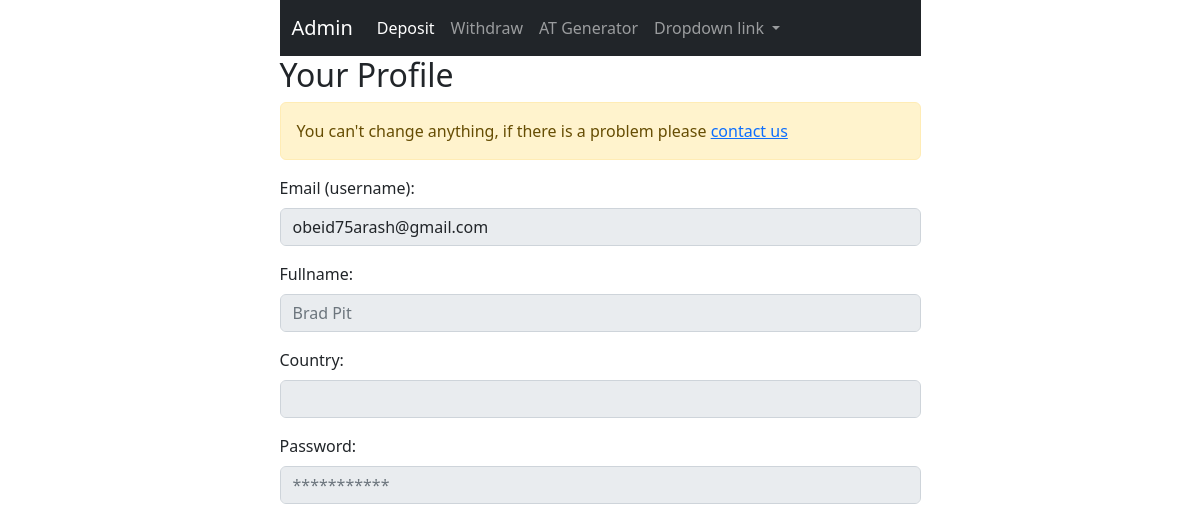
Before: /profile (signed in) with the older database file.
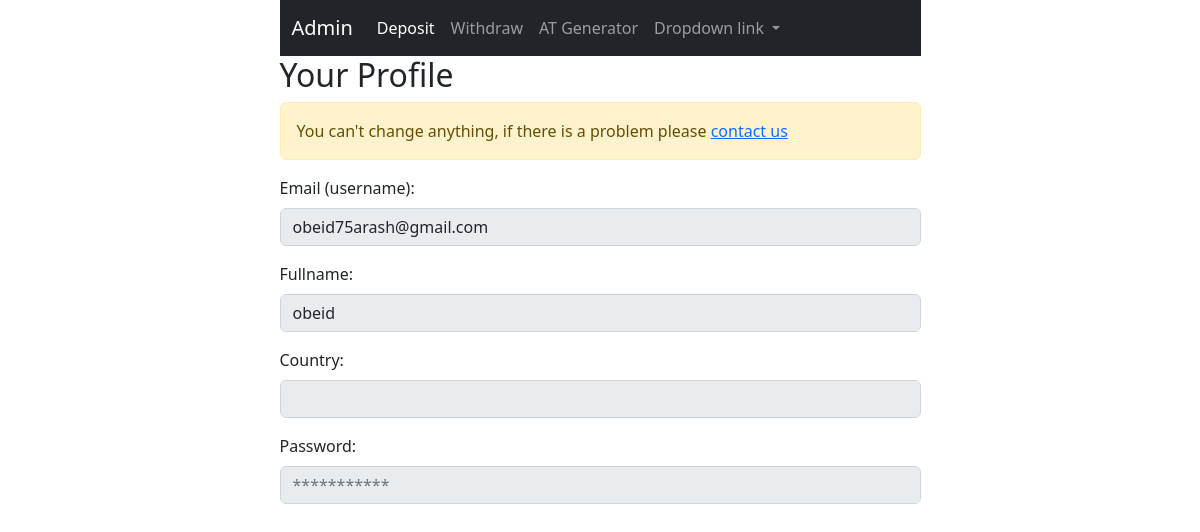
After: the same page with the newer database file.
### users/models.py (models this page shows, shortened)
class User(AbstractBaseUser):
    email = models.EmailField(verbose_name='Email', max_length=60, unique=True)
    username = models.CharField(max_length=30, unique=True)
    fullname = models.CharField(max_length=30)
    country = CountryField(null=True)
    phone_number = PhoneNumberField(unique=True)
    date_joined = models.DateTimeField(verbose_name='Date Joined', auto_now_add=True)
    last_login = models.DateTimeField(verbose_name='Last login', auto_now=True)
    is_active = models.BooleanField(default=True)
    is_admin = models.BooleanField(default=False)
    is_staff = models.BooleanField(default=False)
    is_superuser = models.BooleanField(default=False)
    hide_email = models.BooleanField(default=True)
    objects = UserManager()
    USERNAME_FIELD = 'email'
    REQUIRED_FIELDS = ['username', ]

### users/views.py (the view)
# urls.py: path('profile', profile, name='profile'),
@login_required(login_url='/login')
def profile(request):
    profile_form = ProfileForm(request.POST or None, initial={'email': request.user.email,
                                                              'fullname': request.user.fullname})
    if request.method == "POST":
        if profile_form.is_valid():
            pass
    context = {
        'profile_form': profile_form,
    }
    return render(request, 'users/profile.html', context)

### users/forms.py
class ProfileForm(forms.Form):
    email = forms.EmailField(widget=forms.EmailInput(
        attrs={
            'placeholder': 'example@gmail.com',
            'name': 'email',
            'id': 'email',
            'class': 'form-control',
        }
    ), disabled=True)
    fullname = forms.CharField(widget=forms.TextInput(
        attrs={
            'placeholder': 'Brad Pit',
            'name': 'fullname',
            'id': 'fullname',
            'class': 'form-control'
        }
    ), validators=[validators.MinLengthValidator(3), validators.MaxLengthValidator(25), ], disabled=True)
    password = forms.CharField(widget=forms.PasswordInput(
        attrs={
            'placeholder': '***********',
            'name': 'password',
            'id': 'password',
            'class': 'form-control'
        }
    ), disabled=True, required=False)

### templates/users/profile.html (shortened to what this page needs)
{% extends 'shared/base.html' %}
{% load countries %}
{% load static %}
{% load widget_tweaks %}
{% block content %}
    <h2>Your Profile</h2>
    <div class="alert alert-warning">
    You can't change anything, if there is a problem please <a href="{% url 'core:contact' %}">contact us</a>
    </div>
    <div class="mb-3">
        <label for="{{ profile_form.email.id_for_label }}" class="form-label">Email (username): </label>
        {{ profile_form.email|add_error_class:"is-invalid" }}
    </div>
    <div class="mb-3">
        <label for="{{ profile_form.fullname.id_for_label }}" class="form-label">Fullname: </label>
        {{ profile_form.fullname|add_error_class:"is-invalid" }}
    </div>
    <div class="mb-3">
        <label for="country" class="form-label">Country: </label>
        <select name="country" id="country" class="form-control" aria-label="Default select example" disabled>
            {% get_countries as countries %}
        </select>
    </div>
    <div class="mb-3">
        <label for="{{ profile_form.password.id_for_label }}" class="form-label">Password: </label>
        {{ profile_form.password|add_error_class:"is-invalid" }}
    </div>
{% endblock %}

Changed rows visible on the page:
changed User "obeid75arash@gmail.com": fullname (not shown) → "obeid"
